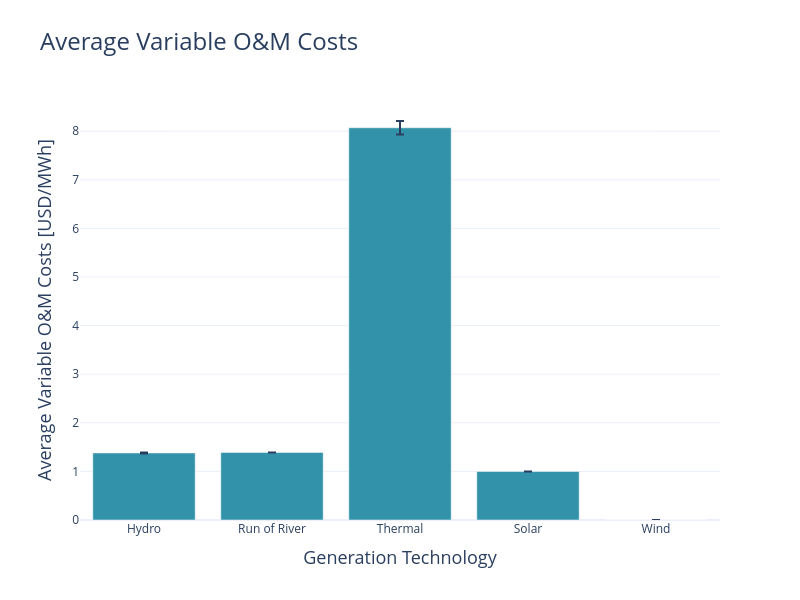

Source (notebook cell):
### Code cell
# Calculate mean and standard error
gen_variable_om = gen_costs.groupby('gen_tech')['gen_variable_om'].agg(['mean', 'std', 'sem']).reset_index()
gen_variable_om = gen_variable_om.rename(columns={'mean': 'gen_variable_om', 'std': 'standard_dev', 'sem': 'error'})
# Apply desired order
gen_variable_om['gen_tech'] = pd.Categorical(gen_variable_om['gen_tech'], categories=tech_order, ordered=True)
gen_variable_om = gen_variable_om.sort_values('gen_tech')
# Plot
fig = go.Figure()
fig.add_trace(go.Bar(
    x=gen_variable_om['gen_tech'], y=gen_variable_om['gen_variable_om'],
    error_y=dict(type='data', array=gen_variable_om['error']),
    marker_color=colors[0]
))
fig.update_layout(
    height=12*50, width=16*50, template='plotly_white',
    title=dict(text='Average Variable O&M Costs', font=dict(size=24)),
    xaxis_title='Generation Technology',
    yaxis_title='Average Variable O&M Costs [USD/MWh]',
    xaxis=dict(title_font=dict(size=18), categoryorder='array', categoryarray=tech_order),
    yaxis=dict(title_font=dict(size=18))
)
fig.write_image("../images/Average Variable O&M Costs.png")
fig.show()

### Figure 1 — Plotly figure (JSON) as saved in the notebook; plotly's stock layout.template omitted (floating-point values rounded to 4 significant figures)
{"data": [{"error_y": {"array": [0.01061, 0, 0.139, 0, 0], "type": "data"}, "marker": {"color": "#3292A9"}, "type": "bar", "x": ["Hydro", "Run of River", "Thermal", "Solar", "Wind"], "y": [1.379, 1.39, 8.071, 1, 0]}], "layout": {"height": 600, "title": {"font": {"size": 24}, "text": "Average Variable O&M Costs"}, "width": 800, "xaxis": {"categoryarray": ["Hydro", "Run of River", "Thermal", "Solar", "Wind"], "categoryorder": "array", "title": {"font": {"size": 18}, "text": "Generation Technology"}}, "yaxis": {"title": {"font": {"size": 18}, "text": "Average Variable O&M Costs [USD/MWh]"}}}}
